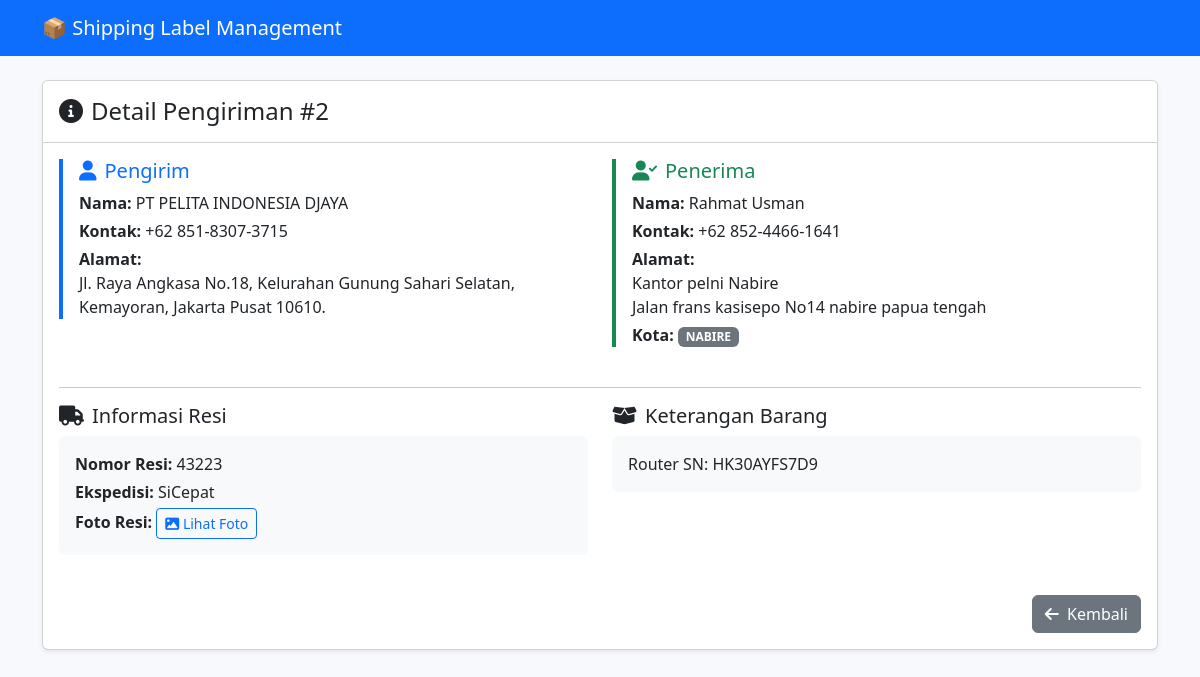
The app's page /index.php/shipment/show/2, older data.
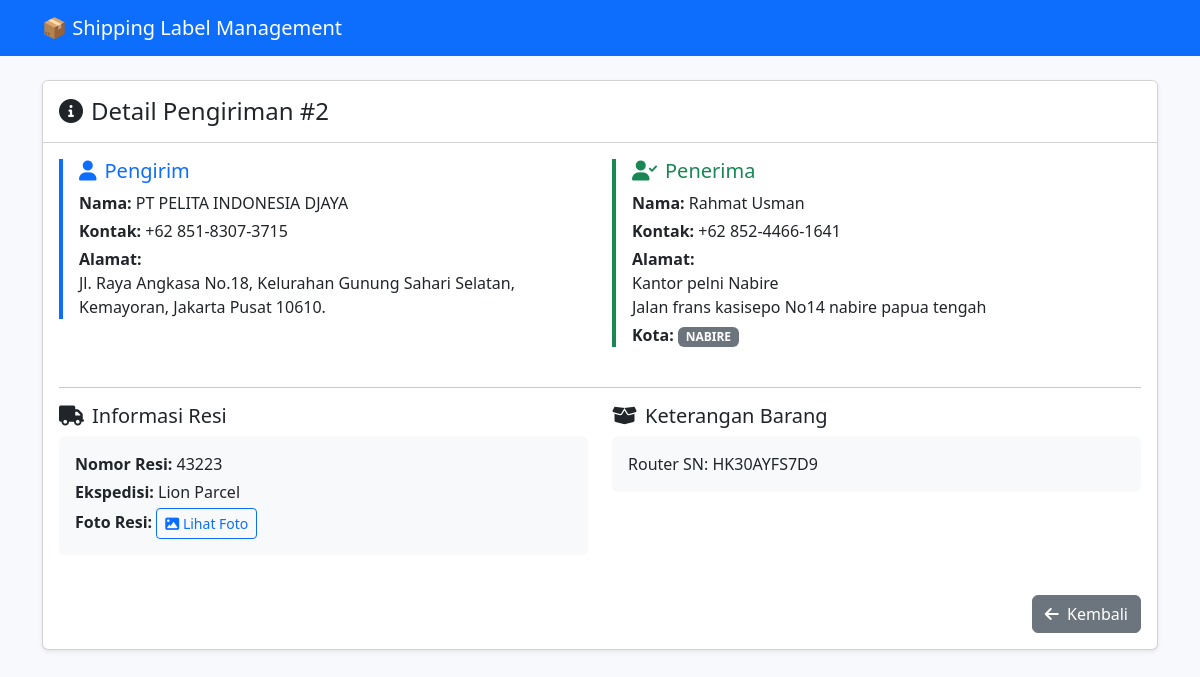
The same page, newer data.
### tables this page shows
CREATE TABLE `shipments` (
  `id` int NOT NULL,
  `sender_name` varchar(100) NOT NULL,
  `sender_contact` varchar(20) NOT NULL,
  `sender_address` text NOT NULL,
  `receiver_name` varchar(100) NOT NULL,
  `receiver_contact` varchar(20) NOT NULL,
  `receiver_address` text NOT NULL,
  `receiver_city` varchar(50) NOT NULL,
  `package_count` int NOT NULL DEFAULT '1',
  `item_description` text,
  `resi_number` varchar(50) DEFAULT NULL,
  `expedition` varchar(50) DEFAULT NULL,
  `resi_photo` varchar(255) DEFAULT NULL,
  `created_at` datetime DEFAULT CURRENT_TIMESTAMP,
  `updated_at` datetime DEFAULT CURRENT_TIMESTAMP ON UPDATE CURRENT_TIMESTAMP
);

### application/controllers/Shipment.php (called while the page is built, shortened)
<?php
class Shipment extends CI_Controller {
    public function __construct() {
        $this->load->model('Shipment_model');
        $this->load->library('form_validation');
        $this->load->helper('image');
    }
    public function show($id) {
        $data['shipment'] = $this->Shipment_model->get_shipment($id);
        $this->load->view('templates/header');
        $this->load->view('shipments/show', $data);
        $this->load->view('templates/footer');
    }
}

### index.php (called while the page is built, shortened)
<?php
require_once BASEPATH.'core/CodeIgniter.php';

### application/models/Shipment_model.php (called while the page is built, shortened)
<?php
class Shipment_model extends CI_Model {
    public function get_shipment($id) {
        return $this->db->get_where('shipments', ['id' => $id])->row_array();
    }
}

### application/views/shipments/show.php (the view)
<div class="card shadow-sm">
    <div class="card-header bg-white py-3">
        <h4 class="mb-0"><i class="fas fa-info-circle me-2"></i>Detail Pengiriman #<?= $shipment['id'] ?></h4>
    </div>
    <div class="card-body">
        <div class="row">
            <div class="col-md-6 mb-4">
                <div class="border-start border-primary border-4 ps-3">
                    <h5 class="text-primary"><i class="fas fa-user me-2"></i>Pengirim</h5>
                    <p class="mb-1"><strong>Nama:</strong> <?= htmlspecialchars($shipment['sender_name']) ?></p>
                    <p class="mb-1"><strong>Kontak:</strong> <?= htmlspecialchars($shipment['sender_contact']) ?></p>
                    <p class="mb-0"><strong>Alamat:</strong><br><?= nl2br(htmlspecialchars($shipment['sender_address'])) ?></p>
                </div>
            </div>
            <div class="col-md-6 mb-4">
                <div class="border-start border-success border-4 ps-3">
                    <h5 class="text-success"><i class="fas fa-user-check me-2"></i>Penerima</h5>
                    <p class="mb-1"><strong>Nama:</strong> <?= htmlspecialchars($shipment['receiver_name']) ?></p>
                    <p class="mb-1"><strong>Kontak:</strong> <?= htmlspecialchars($shipment['receiver_contact']) ?></p>
                    <p class="mb-1"><strong>Alamat:</strong><br><?= nl2br(htmlspecialchars($shipment['receiver_address'])) ?></p>
                    <p class="mb-0"><strong>Kota:</strong>
                        <span class="badge bg-secondary text-uppercase"><?= strtoupper($shipment['receiver_city']) ?></span>
                    </p>
                </div>
            </div>
        </div>
        <hr class="my-3">
        <div class="row">
            <div class="col-md-6 mb-4">
                <h5><i class="fas fa-truck me-2"></i>Informasi Resi</h5>
                <?php if(!empty($shipment['resi_number']) && !empty($shipment['expedition'])): ?>
                    <div class="bg-light p-3 rounded">
                        <p class="mb-1"><strong>Nomor Resi:</strong> <?= $shipment['resi_number'] ?></p>
                        <p class="mb-1"><strong>Ekspedisi:</strong> <?= $shipment['expedition'] ?></p>
                        <?php if($shipment['resi_photo']): ?>
                            <p class="mb-0">
                                <strong>Foto Resi:</strong>
                                <a href="<?= base_url('uploads/resi_photos/'.$shipment['resi_photo']) ?>" target="_blank" class="btn btn-sm btn-outline-primary">
                                    <i class="fas fa-image"></i> Lihat Foto
                                </a>
                            </p>
                        <?php endif; ?>
                    </div>
                <?php else: ?>
                    <div class="alert alert-warning">
                        <i class="fas fa-exclamation-triangle me-2"></i>Data resi belum diisi.
                    </div>
                <?php endif; ?>
            </div>
            <?php if (!empty($shipment['item_description'])): ?>
            <div class="col-md-6 mb-4">
                <h5><i class="fas fa-box-open me-2"></i>Keterangan Barang</h5>
                <div class="bg-light p-3 rounded">
                    <?= nl2br(htmlspecialchars($shipment['item_description'])) ?>
                </div>
            </div>
            <?php endif; ?>
        </div>
        <div class="text-end mt-3">
            <a href="<?= site_url('shipment') ?>" class="btn btn-secondary">
                <i class="fas fa-arrow-left me-1"></i> Kembali
            </a>
        </div>
    </div>
</div>

Row changes from the older to the newer data that the page shows:
changed shipments "PT PELITA INDONESIA DJAYA": expedition "SiCepat" → "Lion Parcel"
